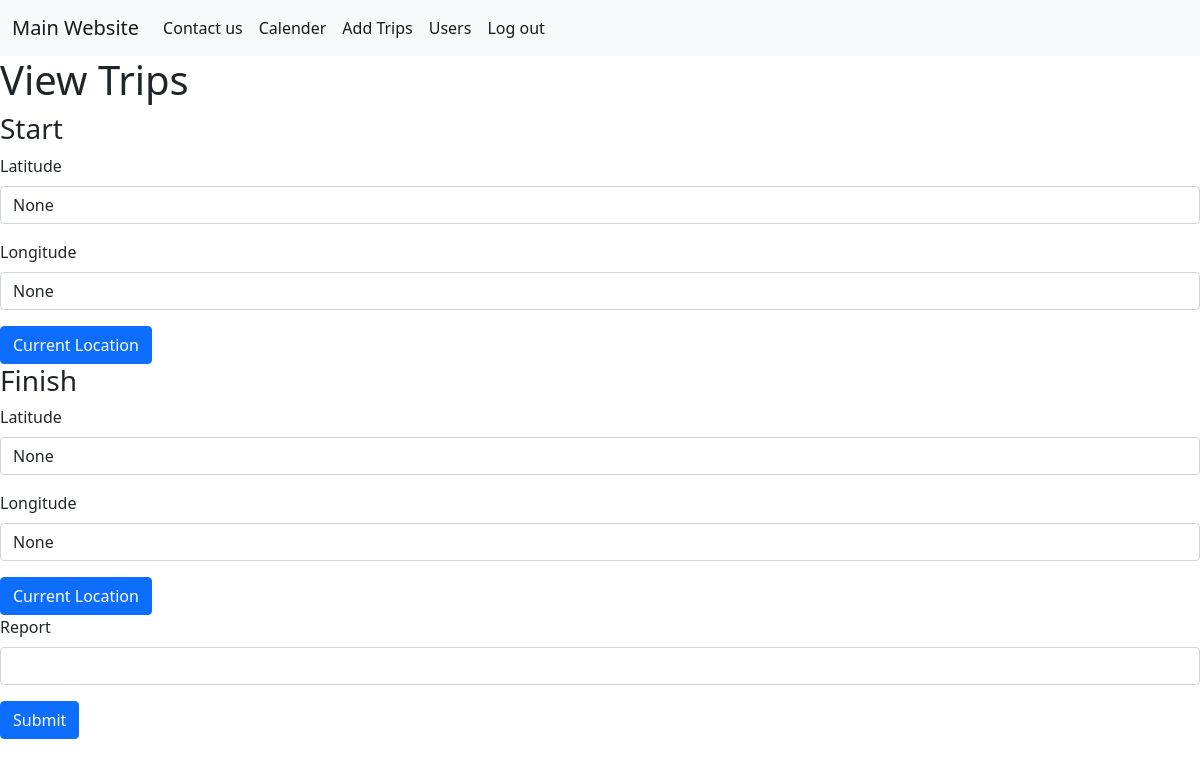
Screenshot of /viewtrips/4 (signed in) with the database file from the repository.
### app.py (models this page shows, shortened)
class Trips(db.Model):
    __tablename__ = "Trips"
    id = db.Column(db.Integer, primary_key=True)
    customer = db.Column(db.Text)
    date = db.Column(db.DateTime(timezone=True))
    location = db.Column(db.Text)
    distance = db.Column(db.Numeric)
    report = db.Column(db.Text)
    user_id = db.Column(db.Integer, db.ForeignKey('Users.id'))
    user = db.relationship("User", backref="Trips")
    start_latitude = db.Column(db.Numeric)
    start_longitude = db.Column(db.Numeric)
    finish_latitude = db.Column(db.Numeric)
    finish_longitude = db.Column(db.Numeric)

### app.py (the view, shortened to what this page needs)
@app.route("/viewtrips/<int:id>", methods=["GET", "POST"])
@login_required
def viewtrips(id):
    trip = Trips.query.get(id)
    return render_template("viewtrips.html", trip=trip)

### app.py (called while the page is built)
@login_manager.user_loader
def load_user(user_id):
    return User.query.get(int(user_id))

### templates/viewtrips.html (shortened to what this page needs)
{% extends "base.html" %}
{% block content%}
<h1>View Trips</h1>
<form action="{{ url_for('viewtrips', id=trip.id) }}" method="POST">
    <h3>Start</h3>
    <div class="mb-3">
        <label for="start-latitude" class="form-label">Latitude</label>
        <input type="text" class="form-control" id="start-latitude" name="start-latitude"
            value="{{ trip.start_latitude }}">
    </div>
    <div class="mb-3">
        <label for="start-longitude" class="form-label">Longitude</label>
        <input type="text" class="form-control" id="start-longitude" name="start-longitude"
            value="{{ trip.start_longitude }}">
    </div>
    <button type="button" class="btn btn-primary" onclick="getStartLocation()">Current Location</button>
    <h3>Finish</h3>
    <div class="mb-3">
        <label for="finish-latitude" class="form-label">Latitude</label>
        <input type="text" class="form-control" id="finish-latitude" name="finish-latitude"
            value="{{ trip.finish_latitude }}">
    </div>
    <div class="mb-3">
        <label for="finish-longitude" class="form-label">Longitude</label>
        <input type="text" class="form-control" id="finish-longitude" name="finish-longitude"
            value="{{ trip.finish_longitude }}">
    </div>
    <button type="button" class="btn btn-primary" onclick="getFinishLocation()">Current Location</button>
    <div class="mb-3">
        <label for="report" class="form-label">Report</label>
        <input type="text" class="form-control" id="report" name="report">
    </div>
    <button type="submit" class="btn btn-primary">Submit</button>
</form>
{% endblock %}

### styles.css (style rules this page uses)
body { margin: 0; font-family: Arial, Helvetica, sans-serif; }

### rows the page displays
Trips: start-latitude "None", start-longitude "None", finish-latitude "None", finish-longitude "None"
